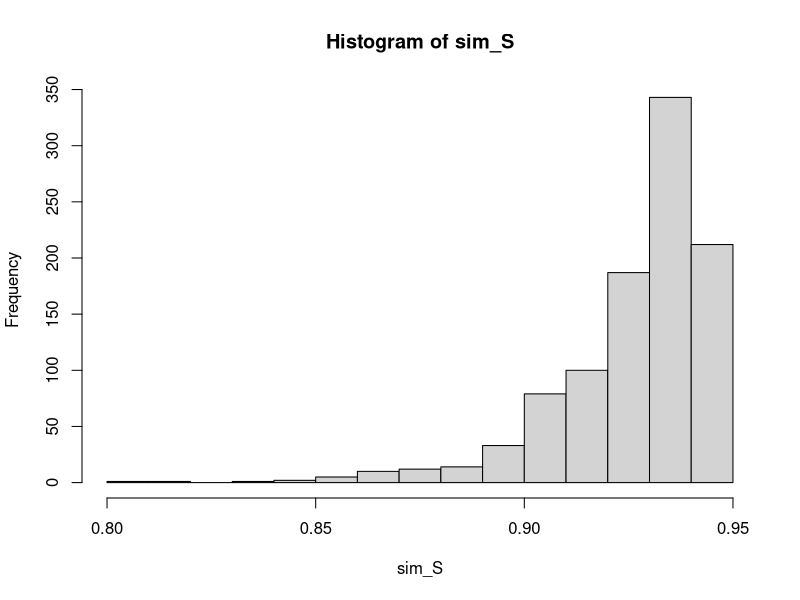
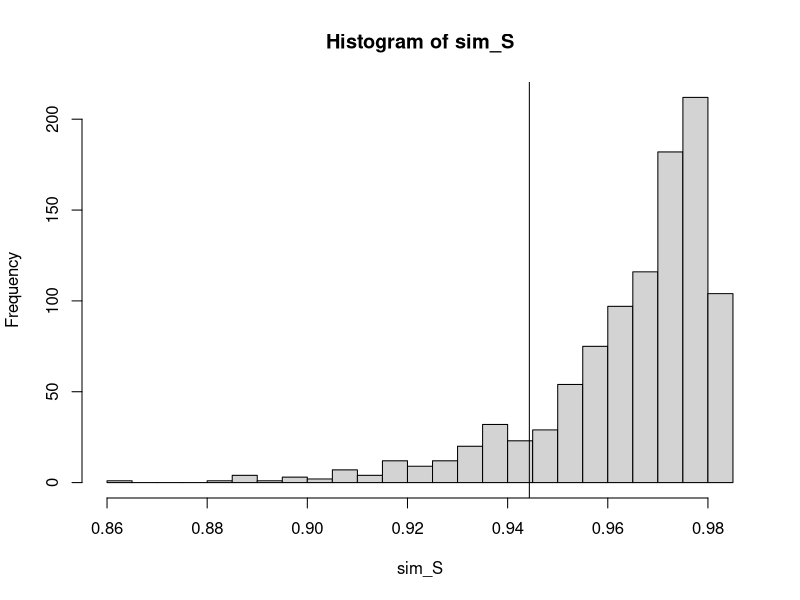
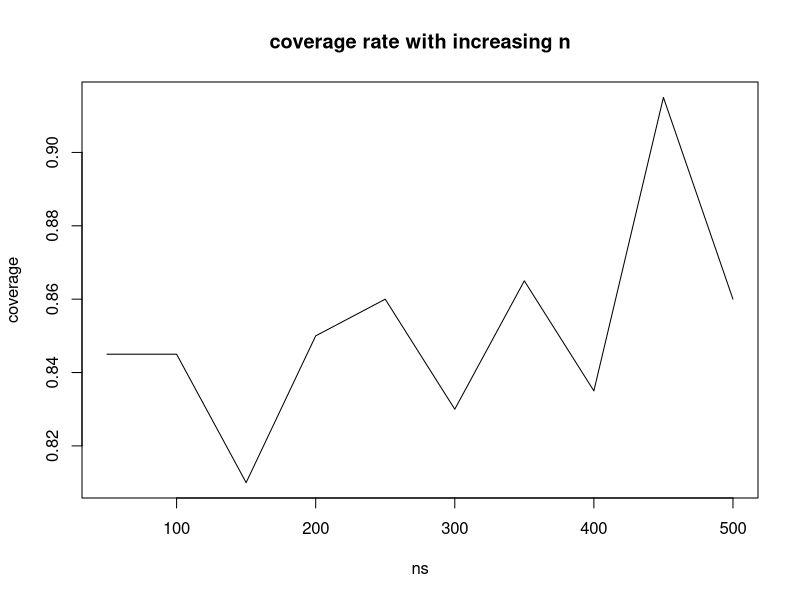
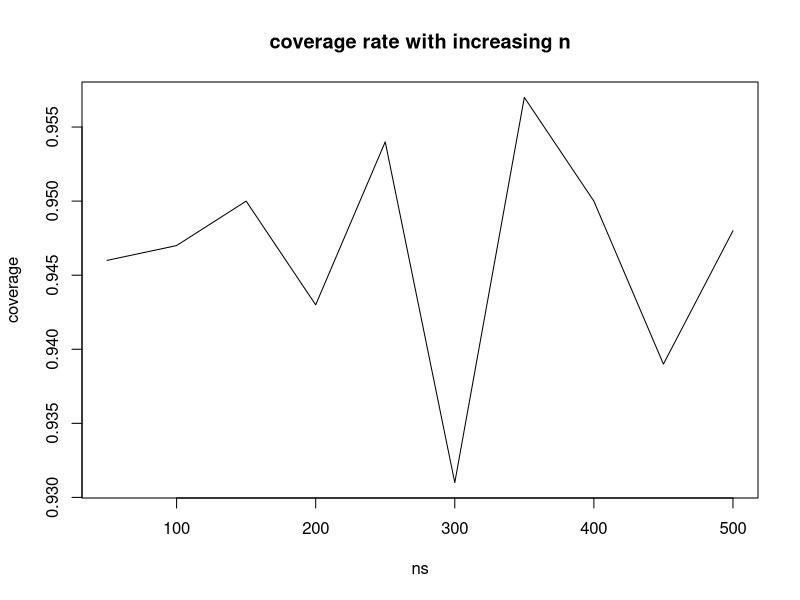
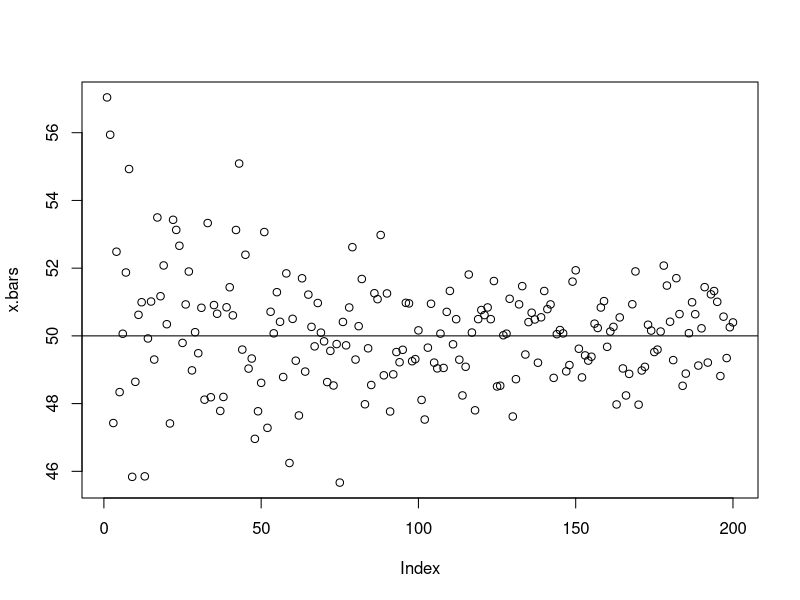
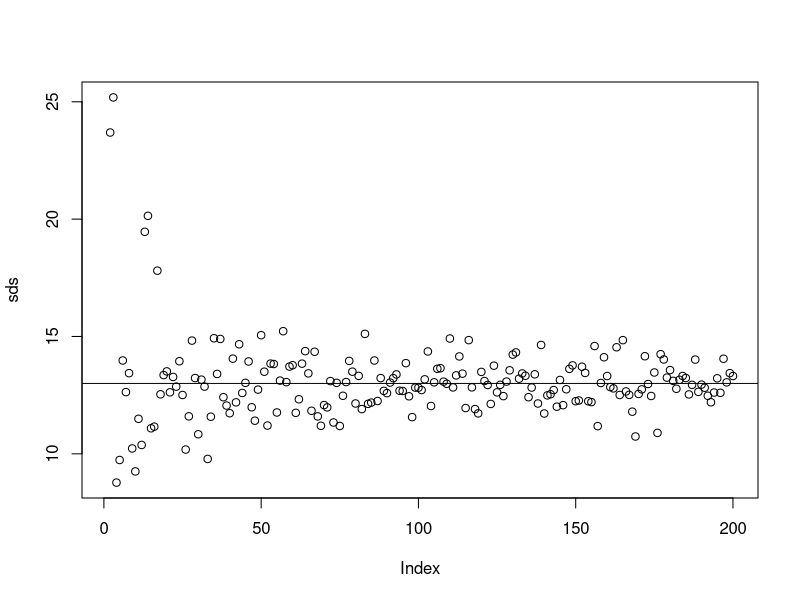
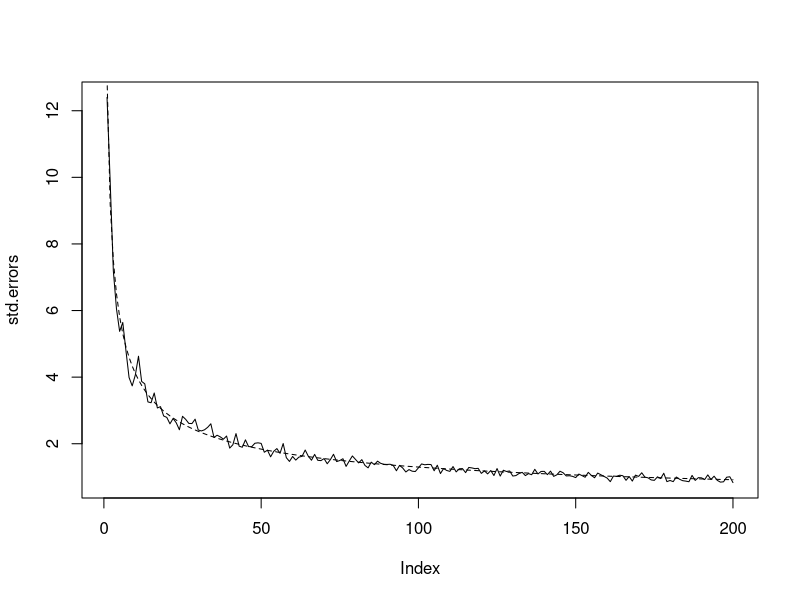
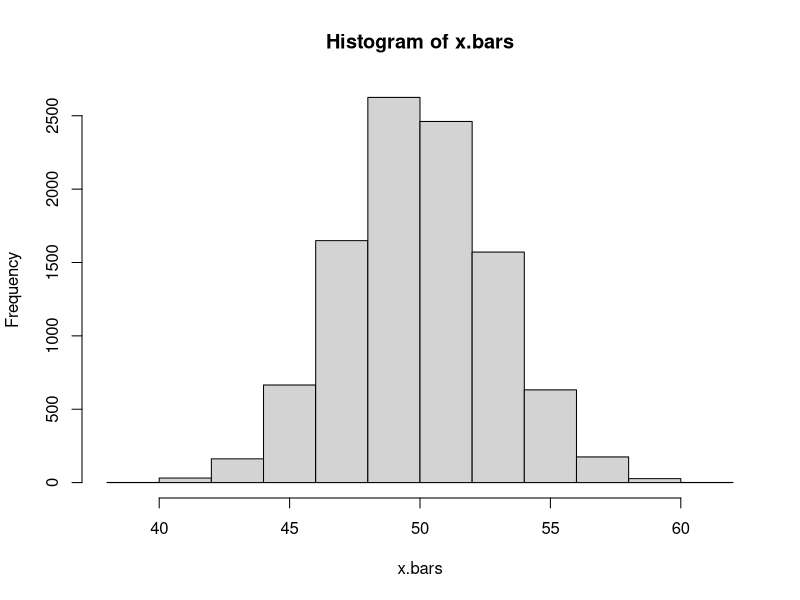

The R source for these figures, in order:
## ---- chunk 1
X <- read.csv("uniform_sample.csv")$x
## ---- chunk 2
max(X)
## ---- chunk 3
sim_S <- 0
n <- length(X) 
for(i in 1:1000){
  simData <- runif(n, 0, max(X))
  sim_S[i] <- max(simData)
}
hist(sim_S)
## ---- chunk 4
quantile(sim_S, c(.025, .975))
max(X)
## ---- chunk 5
(M <- (n+1)*max(X)/n)
## ---- chunk 6
sim_S <- 0
n <- length(X) 
for(i in 1:1000){
  simData <- runif(n, 0, M)
  sim_S[i] <- (n+1)*max(simData)/n
}
hist(sim_S, breaks=25)
abline(v=max(X))
quantile(sim_S, c(.025, .975))

## ---- chunk 7
NMC1 <- 1000
n <- length(X) 
containsM <- rep(FALSE, NMC1)

for(j in 1:NMC1){
  X.sim <- runif(n, 0, .95) #Generate a new sample
  M.sim <- (n+1)*max(X.sim)/n
  sim_S <- 0
  for(i in 1:1000){
    simData <- runif(n, 0, M.sim)
    sim_S[i] <- (n+1)*max(simData)/n
  }
  containsM[j] <- quantile(sim_S,.025) <= .95 & quantile(sim_S, .975) >= .95
}
mean(containsM)
## ---- chunk 8
ns <- seq(50,500,50)
NMC1 <- 200 #decreasing for speed
coverage <- rep(0, length(ns))
for(k in 1:length(ns)){
  n <- ns[k]
  containsM <- rep(FALSE, NMC1)
  
  for(j in 1:NMC1){
    X.sim <- runif(n, 0, .95) #Generate a new sample
    M.sim <- (n+1)*max(X.sim)/n
    sim_S <- 0
    for(i in 1:1000){
      simData <- runif(n, 0, M.sim)
      sim_S[i] <- (n+1)*max(simData)/n
    }
    containsM[j] <- quantile(sim_S,.025) <= .95 & quantile(sim_S, .975) >= .95
  }
  coverage[k] <- mean(containsM)
}

plot(x=ns, y=coverage, type="l", main="coverage rate with increasing n")
## ---- chunk 9
ns <- seq(50,500,50)
NMC1 <- 1000 #decreasing for speed
coverage <- rep(0, length(ns))
for(k in 1:length(ns)){
  n <- ns[k]
  containsM <- rep(FALSE, NMC1)
  
  for(j in 1:NMC1){
    X.sim <- runif(n, 0, .95) #Generate a new sample
    containsM[j] <- max(X.sim) <= .95 & max(X.sim)/.05^(1/n) >= .95
  }
  coverage[k] <- mean(containsM)
}

plot(x=ns, y=coverage, type="l", main="coverage rate with increasing n")
## ---- chunk 10
mu <- 50
sigma <- 13
## ---- chunk 11
sample.sizes <- seq(1,200)

x.bars <- vector("numeric")
sds <- vector("numeric")
for(i in 1:200){
  my.sample <- rnorm(n=sample.sizes[i], mean=mu, sd=sigma)
  x.bars[i]=mean(my.sample)  
  sds[i]=sd(my.sample)
}
plot(x.bars)
abline(h=mu)

plot(sds)
abline(h=sigma)
## ---- chunk 12
NMC <- 100

std.errors <- vector("numeric") 
theoretical.standard.error <- vector("numeric")
for(i in 1:200){
  
  x.bars <- vector("numeric")
  for(j in 1:NMC){
    my.sample <- rnorm(n=sample.sizes[i], mean=mu, sd=sigma)
    x.bars[j]=mean(my.sample)  
  }
  std.errors[i] <- sd(x.bars)
  theoretical.standard.error[i] <- sigma/sqrt(sample.sizes[i])
}

plot(std.errors, type="l")
lines(theoretical.standard.error, lty=2)
## ---- chunk 13

NMC <- 10000
x.bars <- vector("numeric")
for(i in 1:NMC){
  my.sample <- rnorm(n=20, mean=mu, sd=sigma)
  x.bars[i]<- mean(my.sample)
}
hist(x.bars)
## ---- chunk 14
quantile(x.bars, probs=c(0.025, 0.975))
## ---- chunk 15
mu <- runif(1,0, 100)

#The 'provided data', sigma = 12 I know, but let's pretend I don't
my.sample <- rnorm(n=20, mean=mu, sd=sigma)

my.xbar <- mean(my.sample)
my.sd <- sd(my.sample) #I could possibly improve by using an unbiased estimate of population sd. 
NMC <- 10000
x.bars <- vector("numeric")
for(i in 1:NMC){
  my.simulated.sample <- rnorm(n=20, mean=my.xbar, sd=my.sd)
  x.bars[i]<- mean(my.simulated.sample)
}
## ---- chunk 16
hist(x.bars)
bounds <- quantile(x.bars, probs=c(0.025, 0.975), names=FALSE)
## ---- chunk 17
bounds[1] <= mu & bounds[2] >=mu
## ---- chunk 18
my.sample.size <- 20
NMC2 <- 1000
correct.count <- 0
margin <- vector("numeric")

for(j in 1:NMC2){
  my.sample <- rnorm(n=my.sample.size, mean=mu, sd=sigma)
  my.xbar <- mean(my.sample)
  my.sd <- sd(my.sample)
  NMC <- 250
  x.bars <- vector("numeric")
  for(i in 1:NMC){
    my.simulated.sample <- rnorm(n=my.sample.size, mean=my.xbar, sd=my.sd)
    x.bars[i]<- mean(my.simulated.sample)
  }
  #Estimate my 95% confidence interval based on 
  bounds <- quantile(x.bars, probs=c(.025, .975))
  margin[j] <- as.numeric(diff(bounds))
  #does the confidence interval correctly capture the
  #population mean?
  correct.count <- correct.count + as.numeric(bounds[1] <= mu & bounds[2] >=mu)
}
correct.count/NMC2
mean(margin)
## ---- chunk 19
sigma <- 6
## ---- chunk 20
my.sample.size <- 20
NMC2 <- 1000
correct.count <- 0
margin <- vector("numeric")

for(j in 1:NMC2){
  my.sample <- rnorm(n=my.sample.size, mean=mu, sd=sigma)
  my.xbar <- mean(my.sample)
  my.sd <- sd(my.sample)
  NMC <- 250
  x.bars <- vector("numeric")
  for(i in 1:NMC){
    my.simulated.sample <- rnorm(n=my.sample.size, mean=my.xbar, sd=my.sd)
    x.bars[i]<- mean(my.simulated.sample)
  }
  #Estimate my 95% confidence interval based on 
  bounds <- quantile(x.bars, probs=c(.025, .975))
  margin[j] <- as.numeric(diff(bounds))
  #does the confidence interval correctly capture the
  #population mean?
  correct.count <- correct.count + as.numeric(bounds[1] <= mu & bounds[2] >=mu)
}
correct.count/NMC2
mean(margin)
## ---- chunk 21
p <- runif(1)
## ---- chunk 22
NMC2 <- 1000
correct.count <- 0
for(j in 1:NMC2){
  my.sample <- rgeom(n=25, prob=p)
  p.hat <- 1 / (mean(my.sample) + 1)
  NMC <- 1000
  p.hats <- vector("numeric")
  for(i in 1:NMC){
    simulated.sample <- rgeom(n=25, prob=p.hat)
    p.hats[i] <- 1 / (mean(simulated.sample) + 1)
  }
  #Let's do a 90% confidence interval for the population parameter p
  bounds <- quantile(p.hats, probs = c(.05, .95))
  correct.count <- correct.count + as.numeric(bounds[1] <= p & bounds[2] >=p)
}
correct.count / NMC2
## ---- chunk 23
rate <- runif(1,5, 100)
NMC2 <- 100000
correct.count <- 0
for(j in 1:NMC2){
  my.sample <- rpois(n=100, lambda=rate)

  x.bar <- mean(my.sample)
  s <- sd(my.sample)
  
  #Let's do a 90% confidence interval for the population parameter p
  bounds <- x.bar + qnorm(c(.025, .975)) * s/sqrt(100)
  correct.count <- correct.count + as.numeric(bounds[1] <= rate & bounds[2] >=rate)
}
correct.count / NMC2
